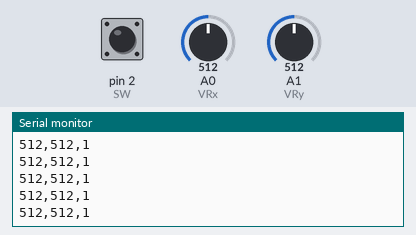
Bench run of a sketch on a simulated Arduino Uno, built with avr-gcc and run on an emulated ATmega328P. Shown: the last lines printed to the serial monitor. Inputs (shaded band) come from the test bench; at power-on: A0 (VRx) = 512, A1 (VRy) = 512, pin 2 (SW) HIGH.

Above: at 1.2 s.
1.3 s: A0 (VRx) set to 716
At 1.31 s:
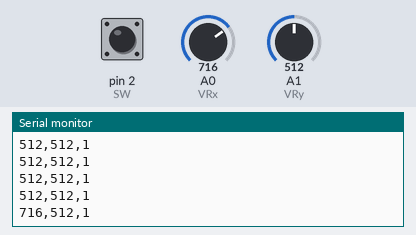
2.8 s: A1 (VRy) set to 716
At 2.82 s:
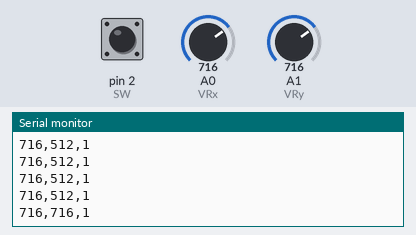
4.3 s: pin 2 (SW) pulled LOW for 0.15 s
At 4.33 s:
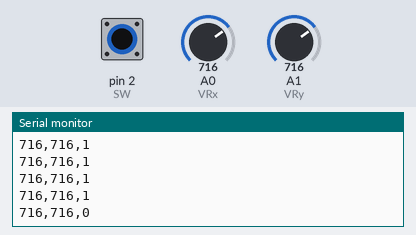
5.9 s: A0 (VRx) set to 900
At 5.94 s:
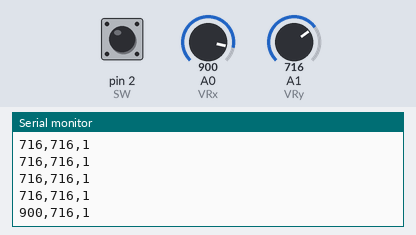
7.4 s: pin 2 (SW) pulled LOW for 1 s
At 7.45 s:
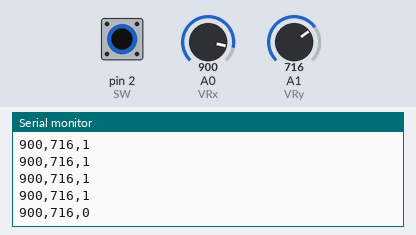
9.9 s: A1 (VRy) set to 0
At 9.97 s:
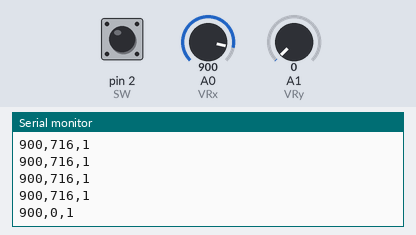
Timing chart, 0 to 12.9 s (numbered marks = the images above; inputs shaded):
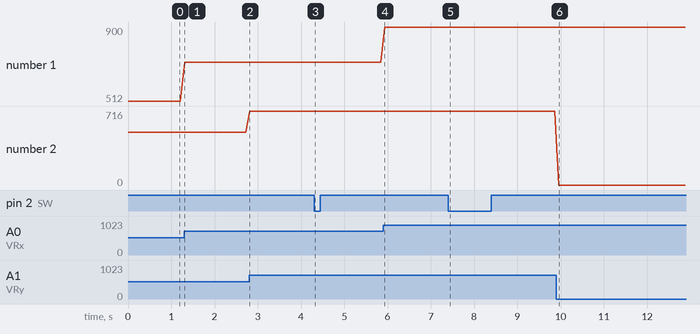

The sketch:

joystick_arduino.ino
```cpp
int VRx = A0;
int VRy = A1;
int SW = 2;

void setup() {
  pinMode(SW, INPUT_PULLUP);
  Serial.begin(9600);
}

void loop() {
  int xVal = analogRead(VRx);
  int yVal = analogRead(VRy);
  int btnState = digitalRead(SW);  // LOW = Pressed

  Serial.print(xVal);
  Serial.print(",");
  Serial.print(yVal);
  Serial.print(",");
  Serial.println(btnState);

  delay(100);
}
```

Sample_Arduino_Code__Read_X__Y__and_Button_.cpp
```cpp
int VRx = A0;
int VRy = A1;
int SW = 2;

void setup() {
  pinMode(SW, INPUT_PULLUP); // switch is LOW when pressed
  Serial.begin(9600);
}

void loop() {
  int xVal = analogRead(VRx);
  int yVal = analogRead(VRy);
  int btnState = digitalRead(SW);

  Serial.print("X: ");
  Serial.print(xVal);
  Serial.print(" | Y: ");
  Serial.print(yVal);
  Serial.print(" | Button: ");
  Serial.println(btnState == LOW ? "Pressed" : "Released");

  delay(200);
}
```

Measured:
- after the input at 1.3 s, the serial monitor: prints a new line at once (image 1)
- after the input at 2.8 s, the serial monitor: prints a new line at once (image 2)
- after the input at 4.3 s, the serial monitor: prints a new line at once (image 3)
- after the input at 5.9 s, the serial monitor: prints a new line at once (image 4)
- after the input at 7.4 s, the serial monitor: prints a new line after 0.05 s (image 5)
- after the input at 9.9 s, the serial monitor: prints a new line after 0.06 s (image 6)
- plotted number 1: 512 → 716 after the input at 1.3 s, 716 → 900 after the input at 5.9 s
